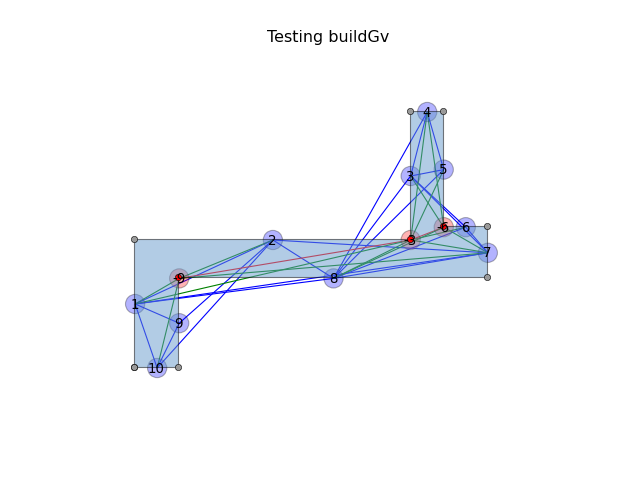

This chart was generated by the following Python code:
from pylayers.util.geomutil import *
import shapely.geometry as shg
import matplotlib.pyplot as plt
points  = shg.MultiPoint([(0, 0), (0, 1), (2.5,1), (2.5, 2),                                           (2.8,2), (2.8, 1.1), (3.2, 1.1),                                           (3.2, 0.7), (0.4, 0.7), (0.4, 0)])
polyg   = Polygon(points)
Gv      = polyg.buildGv(show=True)
plt.axis('off')
# (-0.5, 4.0, -0.5, 2.5)
title = plt.title('Testing buildGv')
plt.show()
